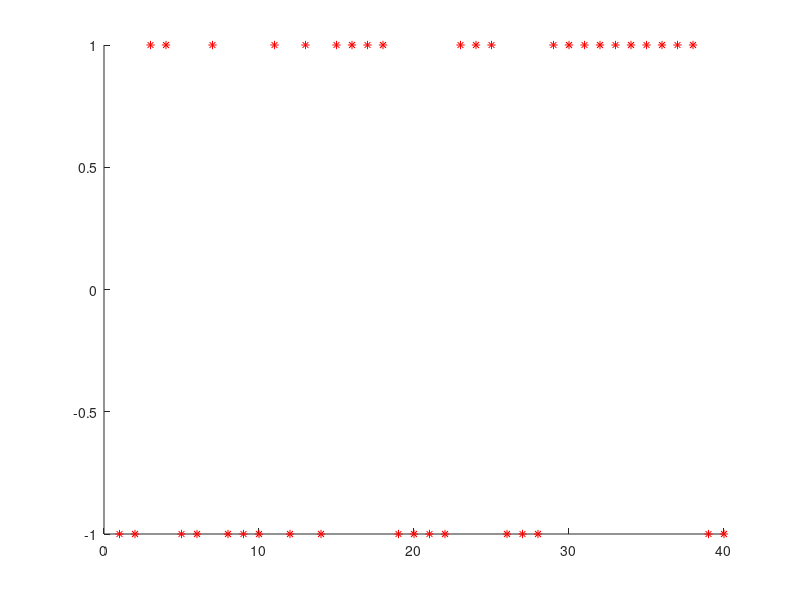

Recreate this plot in MATLAB. (Note: this script raises an error after producing the figure.)
load('modes_4.mat');
X = [ arr_11 arr_21 arr_31 arr_41 arr_51 arr_61 arr_71 arr_81 arr_91 arr_101 ];
Ref = [ -1 -1 1 1 1 1 1 1 -1 1 1 1 1 -1 1 1 1 -1 1 1 1 1 1 1 1 -1 1 1 1 1 1 1 1 1 1 1 1 1 1 1 ];

water_g_W = 20/23; %Probability of water given water class
water_g_NW = 0; %Probability of water given non-water class;
nonwater_g_W = 3/23; %Probability of nonwater given water class;
nonwater_g_NW = 1; %Probability of nonwater given non-water class;
p_W = 2/3; %Probability of water class;
p_NW = 1/3; %Probability of non-water class;
p_water = (water_g_W * p_W) + (water_g_NW * p_NW); %Probability of water
p_nonwater = (nonwater_g_W * p_W) + (nonwater_g_NW * p_NW); %Probability of nonwater

threshold = 11;
class = zeros(1,length(X));
for i=1:length(X)
    feature = X(i);
    if(feature > threshold)
        p_x_W =  water_g_W; %Probability of x given W
        p_x_NW = nonwater_g_W; %Probability of x given NW
    else
        p_x_W =  water_g_NW; %Probability of x given W
        p_x_NW = nonwater_g_NW; %Probability of x given NW
    end
    
    p_x = (p_x_W * p_W) + (p_x_NW * p_NW); %Probabilty of feature vector x
    P_W_x = (p_x_W * p_W) / p_x; %Probability of W given x
    P_NW_x = (p_x_NW * p_NW) / p_x; %Probability of W given x
    
    if(P_W_x > P_NW_x)
        class(i) = 1; % Image has water
    else
        class(i) = -1; % Image has no water
    end
end

plot(1:length(X),class,'r*',1:length(X),Ref,'bO');
axis([ 0 40 -2 2 ]);
title('Plot of classifier output of four segmented images');
xlabel('Image segment number');
ylabel('Image having water : -1 has no water and +1 has water ');
legend('Classification output','Apriori label');